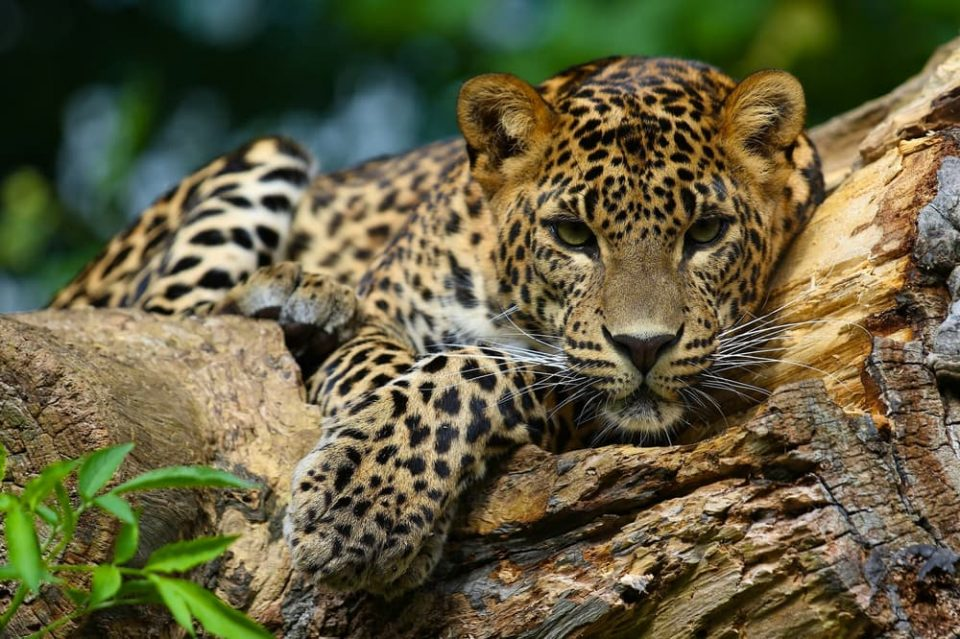
#> input picture picture.jpg, 960 x 639 px
$ python Task_2.py
#> lines starting #> are read from the running program, lines starting #| are printed output that depends on the picture
import cv2
import numpy as np
import matplotlib.pyplot as plt

def spatial_average(image, neighborhood_size):
    # Define the kernel for averaging
    kernel = np.ones((neighborhood_size, neighborhood_size), dtype=np.float32) / (neighborhood_size ** 2)

    # Apply the filter
    averaged_image = cv2.filter2D(image, -1, kernel)

    return averaged_image

# Load the image
image = cv2.imread('picture.jpg')
#> image is the input picture: shape (639, 960, 3); mean B, G, R 63.9, 94.2, 99.1

# Convert image to grayscale
gray_image = cv2.cvtColor(image, cv2.COLOR_BGR2GRAY)
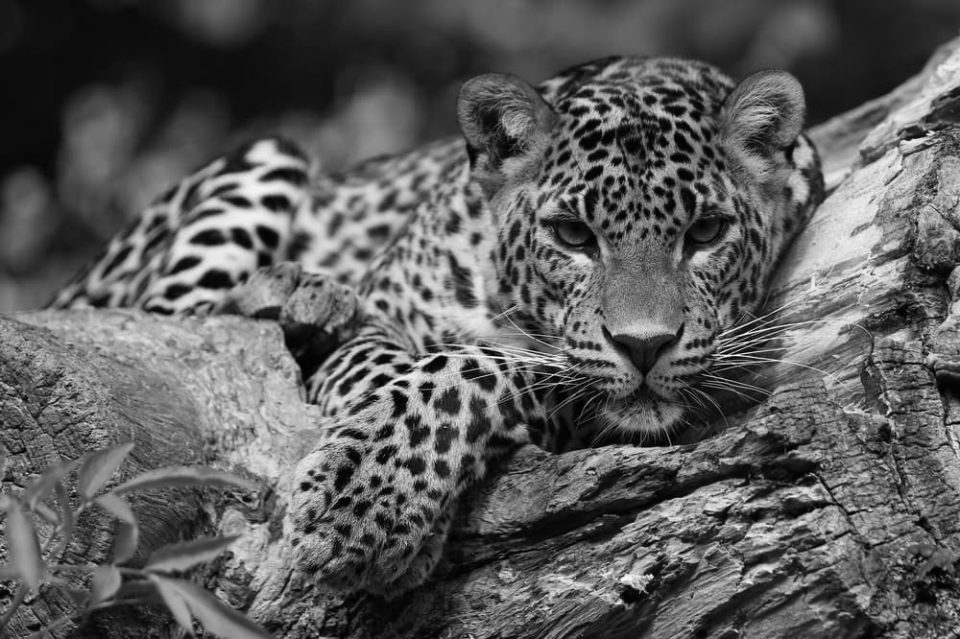
#> gray_image: shape (639, 960); min 0, max 255, mean 92.2

# Perform spatial averaging for different neighborhood sizes
neighborhood_sizes = [3, 10, 20]
fig, axs = plt.subplots(1, len(neighborhood_sizes), figsize=(15, 5))

for i, size in enumerate(neighborhood_sizes):
    averaged_image = spatial_average(gray_image, size)
    axs[i].imshow(averaged_image, cmap='gray')
    axs[i].set_title(f'Averaged Image {size}x{size}')
    axs[i].axis('off')
#> this loop made 3 passes
#> pass 2, in spatial_average (call 2), `averaged_image = cv2.filter2D(image, -1, kernel)`:
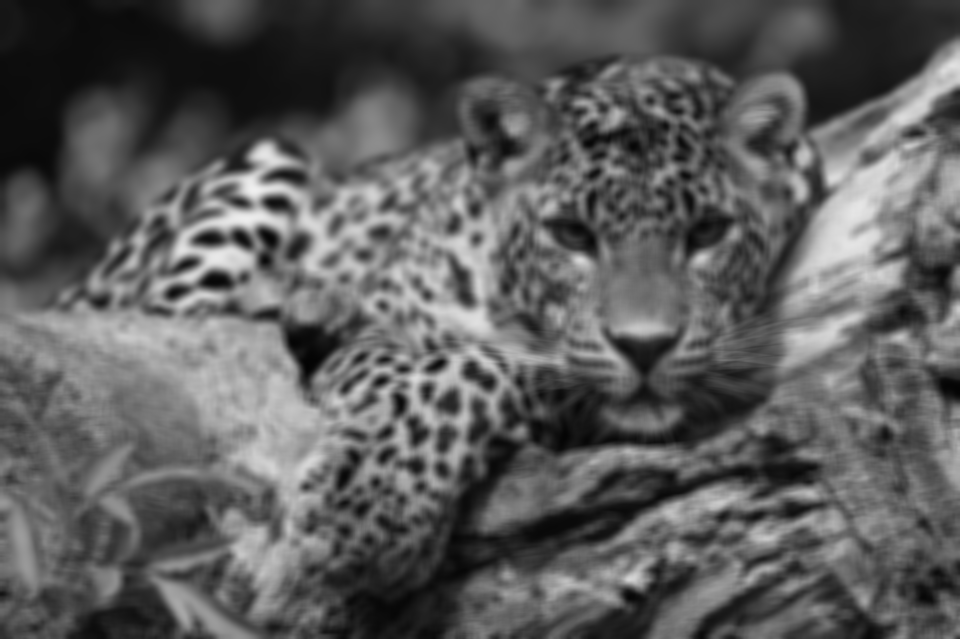
#> averaged_image: shape (639, 960); min 3, max 239, mean 92.2
#> pass 3, in spatial_average (call 3), `averaged_image = cv2.filter2D(image, -1, kernel)`:
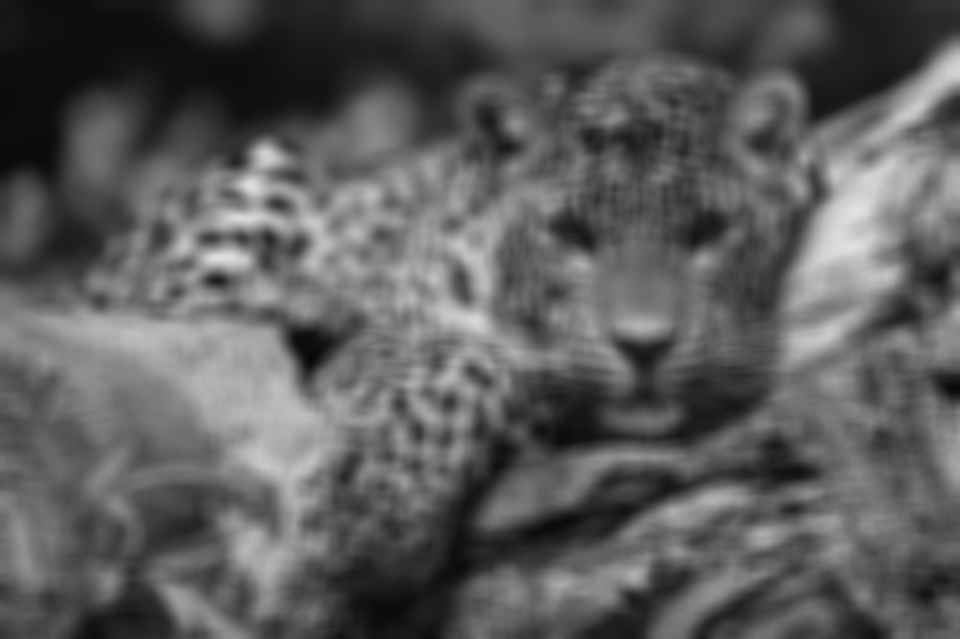
#> averaged_image: shape (639, 960); min 8, max 226, mean 92.2

plt.show()
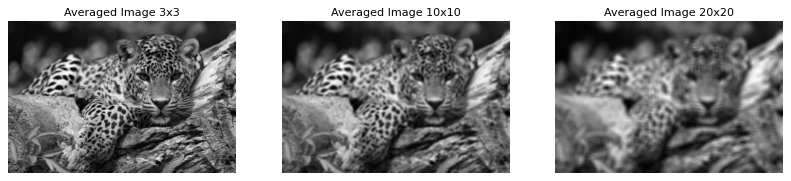
#> figure drawn by matplotlib, 3 panels
